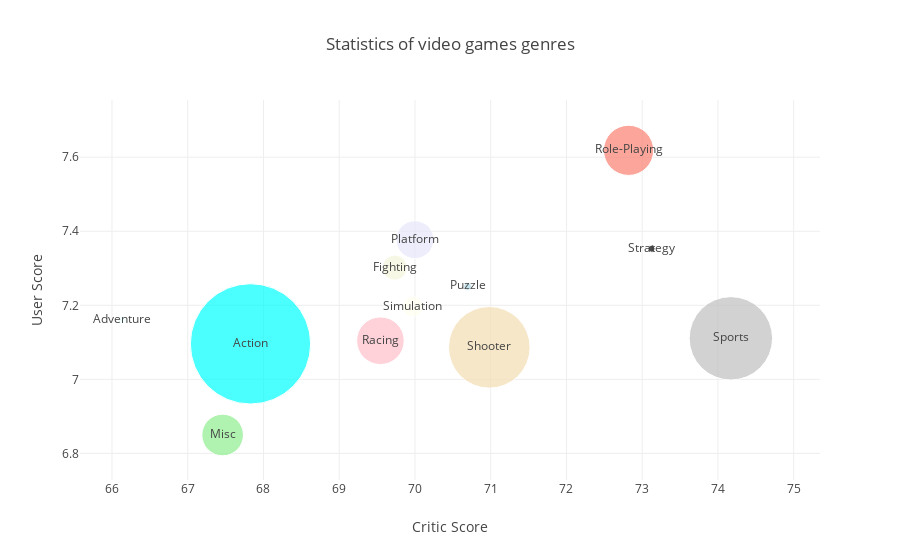

Notebook code cell kept with this figure:
### Code cell
trace0 = go.Scatter(
    x=genres_df.Critic_Score,
    y=genres_df.User_Score,
    mode = 'markers+text',
    text = genres_df.index,
    #textposition='bottom',
    marker = dict(
        size = 1/10*genres_df.Global_Sales,
        color = [
            'aqua', 'azure', 'beige', 'lightgreen',
            'lavender', 'lightblue', 'pink', 'salmon',
            'wheat', 'ivory', 'silver'
        ]
    )
)

data = [trace0]
layout = {
    'title': 'Statistics of video games genres',
    'xaxis': {'title': 'Critic Score'},
    'yaxis': {'title': 'User Score'}
}

fig = go.Figure(data=data, layout=layout)

iplot(fig, show_link=False)

### Figure 1 — Plotly figure (JSON) as saved in the notebook; plotly's stock layout.template omitted (floating-point values rounded to 4 significant figures)
{"data": [{"marker": {"color": ["aqua", "azure", "beige", "lightgreen", "lavender", "lightblue", "pink", "salmon", "wheat", "ivory", "silver"], "size": [120.3, 8.075, 25.0, 41.63, 37.78, 7.89, 47.62, 50.14, 81.65, 20.27, 83.38, 6.961]}, "mode": "markers+text", "text": ["Action", "Adventure", "Fighting", "Misc", "Platform", "Puzzle", "Racing", "Role-Playing", "Shooter", "Simulation", "Sports", "Strategy"], "type": "scatter", "x": [67.83, 66.13, 69.73, 67.46, 70, 70.69, 69.54, 72.82, 70.98, 69.97, 74.17, 73.12], "y": [7.096, 7.161, 7.302, 6.85, 7.377, 7.251, 7.104, 7.619, 7.086, 7.197, 7.111, 7.353]}], "layout": {"title": "Statistics of video games genres", "xaxis": {"title": "Critic Score"}, "yaxis": {"title": "User Score"}}}
